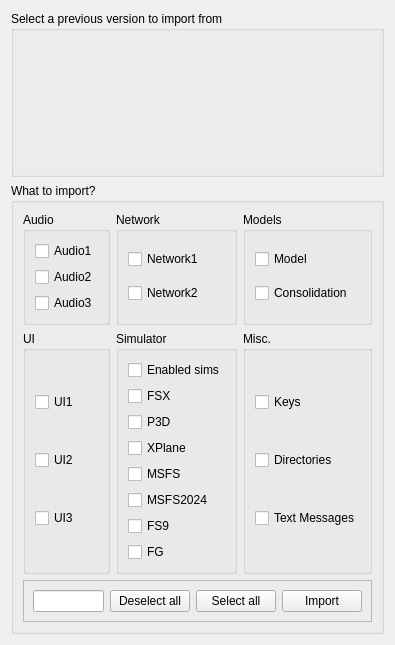
<?xml version="1.0" encoding="UTF-8"?>
<ui version="4.0">
 <class>CCopySettingsAndCachesComponent</class>
 <widget class="QFrame" name="CCopySettingsAndCachesComponent">
  <property name="geometry">
   <rect>
    <x>0</x>
    <y>0</y>
    <width>379</width>
    <height>472</height>
   </rect>
  </property>
  <property name="windowTitle">
   <string>Frame</string>
  </property>
  <layout class="QVBoxLayout" name="vl_CopySettingsAndCache" stretch="0,0">
   <item>
    <widget class="QGroupBox" name="gb_OtherSwiftVersions">
     <property name="title">
      <string>Select a previous version to import from</string>
     </property>
     <layout class="QVBoxLayout" name="vl_OtherSwiftVersions">
      <item>
       <widget class="swift::gui::components::COtherSwiftVersionsComponent" name="comp_OtherSwiftVersions">
        <property name="minimumSize">
         <size>
          <width>0</width>
          <height>125</height>
         </size>
        </property>
       </widget>
      </item>
     </layout>
    </widget>
   </item>
   <item>
    <widget class="QGroupBox" name="gb_WhatToCopy">
     <property name="title">
      <string>What to import?</string>
     </property>
     <layout class="QGridLayout" name="gl_WhatToCopy">
      <item row="0" column="2">
       <widget class="QGroupBox" name="gb_Model">
        <property name="title">
         <string>Models</string>
        </property>
        <layout class="QVBoxLayout" name="vl_Models">
         <item>
          <widget class="QCheckBox" name="cb_SettingsModel">
           <property name="text">
            <string>Model</string>
           </property>
          </widget>
         </item>
         <item>
          <widget class="QCheckBox" name="cb_SettingsConsolidation">
           <property name="text">
            <string>Consolidation</string>
           </property>
          </widget>
         </item>
        </layout>
       </widget>
      </item>
      <item row="0" column="0">
       <widget class="QGroupBox" name="gb_Audio">
        <property name="title">
         <string>Audio</string>
        </property>
        <layout class="QVBoxLayout" name="vl_Audio">
         <item>
          <widget class="QCheckBox" name="cb_SettingsAudio">
           <property name="text">
            <string>Audio1</string>
           </property>
          </widget>
         </item>
         <item>
          <widget class="QCheckBox" name="cb_SettingsAudioInputDevice">
           <property name="text">
            <string>Audio2</string>
           </property>
          </widget>
         </item>
         <item>
          <widget class="QCheckBox" name="cb_SettingsAudioOutputDevice">
           <property name="text">
            <string>Audio3</string>
           </property>
          </widget>
         </item>
        </layout>
       </widget>
      </item>
      <item row="2" column="0" colspan="3">
       <widget class="QFrame" name="fr_Buttons">
        <property name="frameShape">
         <enum>QFrame::StyledPanel</enum>
        </property>
        <property name="frameShadow">
         <enum>QFrame::Raised</enum>
        </property>
        <layout class="QHBoxLayout" name="horizontalLayout">
         <item>
          <widget class="QLineEdit" name="le_Status">
           <property name="readOnly">
            <bool>true</bool>
           </property>
          </widget>
         </item>
         <item>
          <widget class="QPushButton" name="pb_DeselectAll">
           <property name="text">
            <string>Deselect all</string>
           </property>
          </widget>
         </item>
         <item>
          <widget class="QPushButton" name="pb_SelectAll">
           <property name="text">
            <string>Select all</string>
           </property>
          </widget>
         </item>
         <item>
          <widget class="QPushButton" name="pb_Copy">
           <property name="text">
            <string>Import</string>
           </property>
          </widget>
         </item>
        </layout>
       </widget>
      </item>
      <item row="1" column="1">
       <widget class="QFrame" name="fr_Middle">
        <layout class="QVBoxLayout" name="vl_Middle">
         <property name="leftMargin">
          <number>0</number>
         </property>
         <property name="topMargin">
          <number>0</number>
         </property>
         <property name="rightMargin">
          <number>0</number>
         </property>
         <property name="bottomMargin">
          <number>0</number>
         </property>
         <item>
          <widget class="QGroupBox" name="gb_Simulator">
           <property name="title">
            <string>Simulator</string>
           </property>
           <layout class="QVBoxLayout" name="vl_Simulator">
            <item>
             <widget class="QCheckBox" name="cb_SettingsEnabledSimulators">
              <property name="text">
               <string>Enabled sims</string>
              </property>
             </widget>
            </item>
            <item>
             <widget class="QCheckBox" name="cb_SettingsSimulatorFSX">
              <property name="text">
               <string>FSX</string>
              </property>
             </widget>
            </item>
            <item>
             <widget class="QCheckBox" name="cb_SettingsSimulatorP3D">
              <property name="text">
               <string>P3D</string>
              </property>
             </widget>
            </item>
            <item>
             <widget class="QCheckBox" name="cb_SettingsSimulatorXPlane">
              <property name="text">
               <string>XPlane</string>
              </property>
             </widget>
            </item>
            <item>
             <widget class="QCheckBox" name="cb_SettingsSimulatorMSFS">
              <property name="text">
               <string>MSFS</string>
              </property>
             </widget>
            </item>
            <item>
             <widget class="QCheckBox" name="cb_SettingsSimulatorMSFS2024">
              <property name="text">
               <string>MSFS2024</string>
              </property>
             </widget>
            </item>
            <item>
             <widget class="QCheckBox" name="cb_SettingsSimulatorFs9">
              <property name="text">
               <string>FS9</string>
              </property>
             </widget>
            </item>
            <item>
             <widget class="QCheckBox" name="cb_SettingsSimulatorFG">
              <property name="text">
               <string>FG</string>
              </property>
             </widget>
            </item>
           </layout>
          </widget>
         </item>
        </layout>
       </widget>
      </item>
      <item row="1" column="2">
       <widget class="QFrame" name="fr_Right">
        <layout class="QVBoxLayout" name="vl_Right">
         <property name="leftMargin">
          <number>0</number>
         </property>
         <property name="topMargin">
          <number>0</number>
         </property>
         <property name="rightMargin">
          <number>0</number>
         </property>
         <property name="bottomMargin">
          <number>0</number>
         </property>
         <item>
          <widget class="QGroupBox" name="gb_Misc">
           <property name="title">
            <string>Misc.</string>
           </property>
           <layout class="QVBoxLayout" name="vl_Misc">
            <item>
             <widget class="QCheckBox" name="cb_SettingsActionHotkeys">
              <property name="text">
               <string>Keys</string>
              </property>
             </widget>
            </item>
            <item>
             <widget class="QCheckBox" name="cb_SettingsDirectories">
              <property name="text">
               <string>Directories</string>
              </property>
             </widget>
            </item>
            <item>
             <widget class="QCheckBox" name="cb_SettingsTextMessages">
              <property name="text">
               <string>Text Messages</string>
              </property>
             </widget>
            </item>
           </layout>
          </widget>
         </item>
        </layout>
       </widget>
      </item>
      <item row="0" column="1">
       <widget class="QGroupBox" name="gb_Network">
        <property name="title">
         <string>Network</string>
        </property>
        <layout class="QVBoxLayout" name="vl_Network">
         <item>
          <widget class="QCheckBox" name="cb_SettingsNetworks">
           <property name="text">
            <string>Network1</string>
           </property>
          </widget>
         </item>
         <item>
          <widget class="QCheckBox" name="cb_CacheLastNetwork">
           <property name="text">
            <string>Network2</string>
           </property>
          </widget>
         </item>
        </layout>
       </widget>
      </item>
      <item row="1" column="0">
       <widget class="QFrame" name="fr_Left">
        <layout class="QVBoxLayout" name="vl_left">
         <property name="leftMargin">
          <number>0</number>
         </property>
         <property name="topMargin">
          <number>0</number>
         </property>
         <property name="rightMargin">
          <number>0</number>
         </property>
         <property name="bottomMargin">
          <number>0</number>
         </property>
         <item>
          <widget class="QGroupBox" name="gb_Ui">
           <property name="title">
            <string>UI</string>
           </property>
           <layout class="QVBoxLayout" name="verticalLayout_4">
            <item>
             <widget class="QCheckBox" name="cb_SettingsGuiGeneral">
              <property name="text">
               <string>UI1</string>
              </property>
             </widget>
            </item>
            <item>
             <widget class="QCheckBox" name="cb_SettingsDockWidget">
              <property name="text">
               <string>UI2</string>
              </property>
             </widget>
            </item>
            <item>
             <widget class="QCheckBox" name="cb_SettingsViewUpdate">
              <property name="text">
               <string>UI3</string>
              </property>
             </widget>
            </item>
           </layout>
          </widget>
         </item>
        </layout>
       </widget>
      </item>
     </layout>
    </widget>
   </item>
  </layout>
 </widget>
 <customwidgets>
  <customwidget>
   <class>swift::gui::components::COtherSwiftVersionsComponent</class>
   <extends>QFrame</extends>
   <header>gui/components/otherswiftversionscomponent.h</header>
   <container>1</container>
  </customwidget>
 </customwidgets>
 <tabstops>
  <tabstop>cb_SettingsAudio</tabstop>
  <tabstop>cb_SettingsAudioOutputDevice</tabstop>
  <tabstop>cb_SettingsAudioInputDevice</tabstop>
  <tabstop>cb_SettingsGuiGeneral</tabstop>
  <tabstop>cb_SettingsDockWidget</tabstop>
  <tabstop>cb_SettingsViewUpdate</tabstop>
  <tabstop>cb_SettingsNetworks</tabstop>
  <tabstop>cb_CacheLastNetwork</tabstop>
  <tabstop>cb_SettingsEnabledSimulators</tabstop>
  <tabstop>cb_SettingsSimulatorP3D</tabstop>
  <tabstop>cb_SettingsSimulatorFSX</tabstop>
  <tabstop>cb_SettingsSimulatorXPlane</tabstop>
  <tabstop>cb_SettingsSimulatorMSFS</tabstop>
  <tabstop>cb_SettingsSimulatorMSFS2024</tabstop>
  <tabstop>cb_SettingsSimulatorFs9</tabstop>
  <tabstop>cb_SettingsSimulatorFG</tabstop>
  <tabstop>cb_SettingsModel</tabstop>
  <tabstop>cb_SettingsConsolidation</tabstop>
  <tabstop>cb_SettingsActionHotkeys</tabstop>
  <tabstop>cb_SettingsDirectories</tabstop>
  <tabstop>cb_SettingsTextMessages</tabstop>
  <tabstop>le_Status</tabstop>
  <tabstop>pb_DeselectAll</tabstop>
  <tabstop>pb_SelectAll</tabstop>
  <tabstop>pb_Copy</tabstop>
 </tabstops>
 <resources/>
 <connections/>
</ui>
